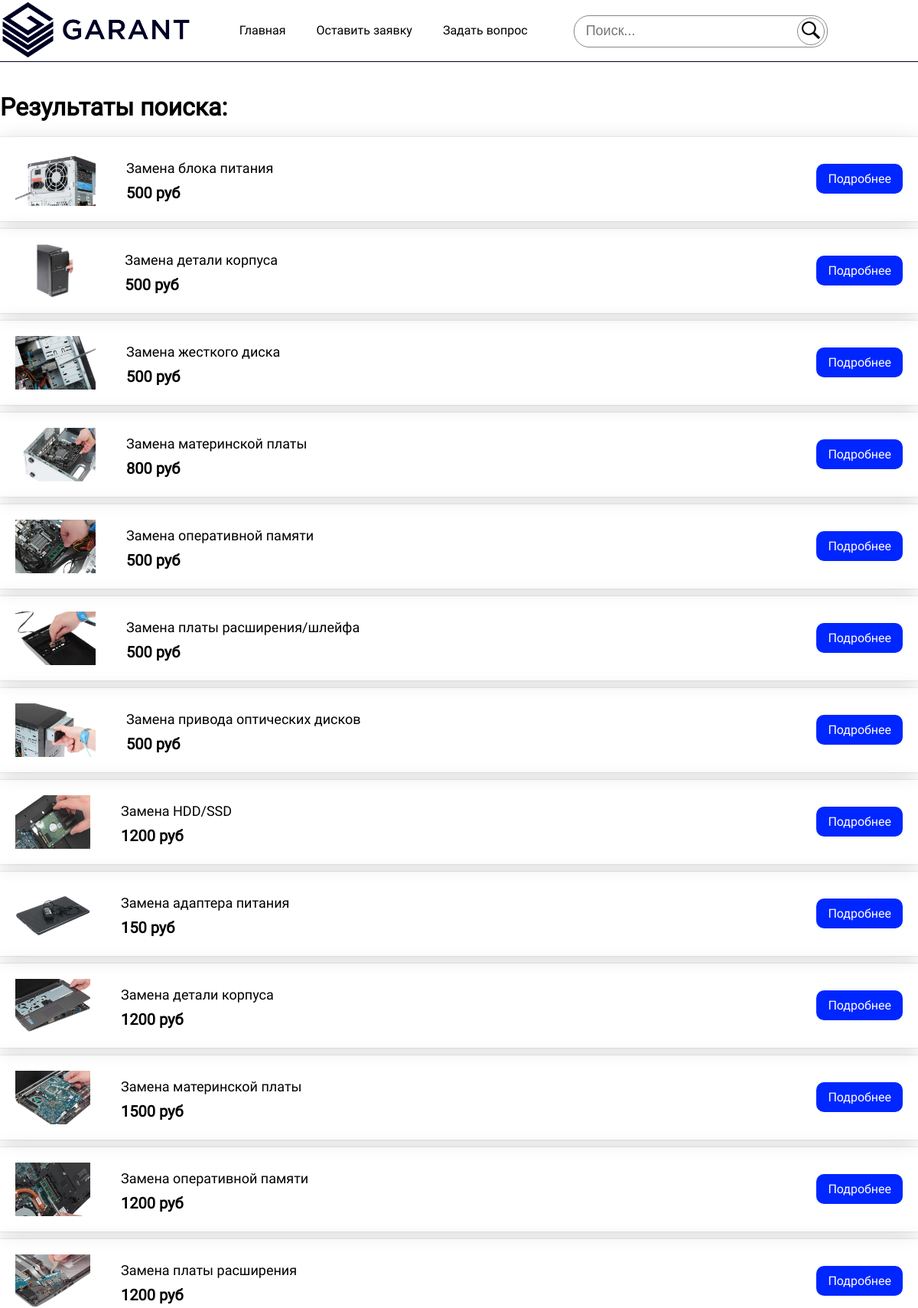
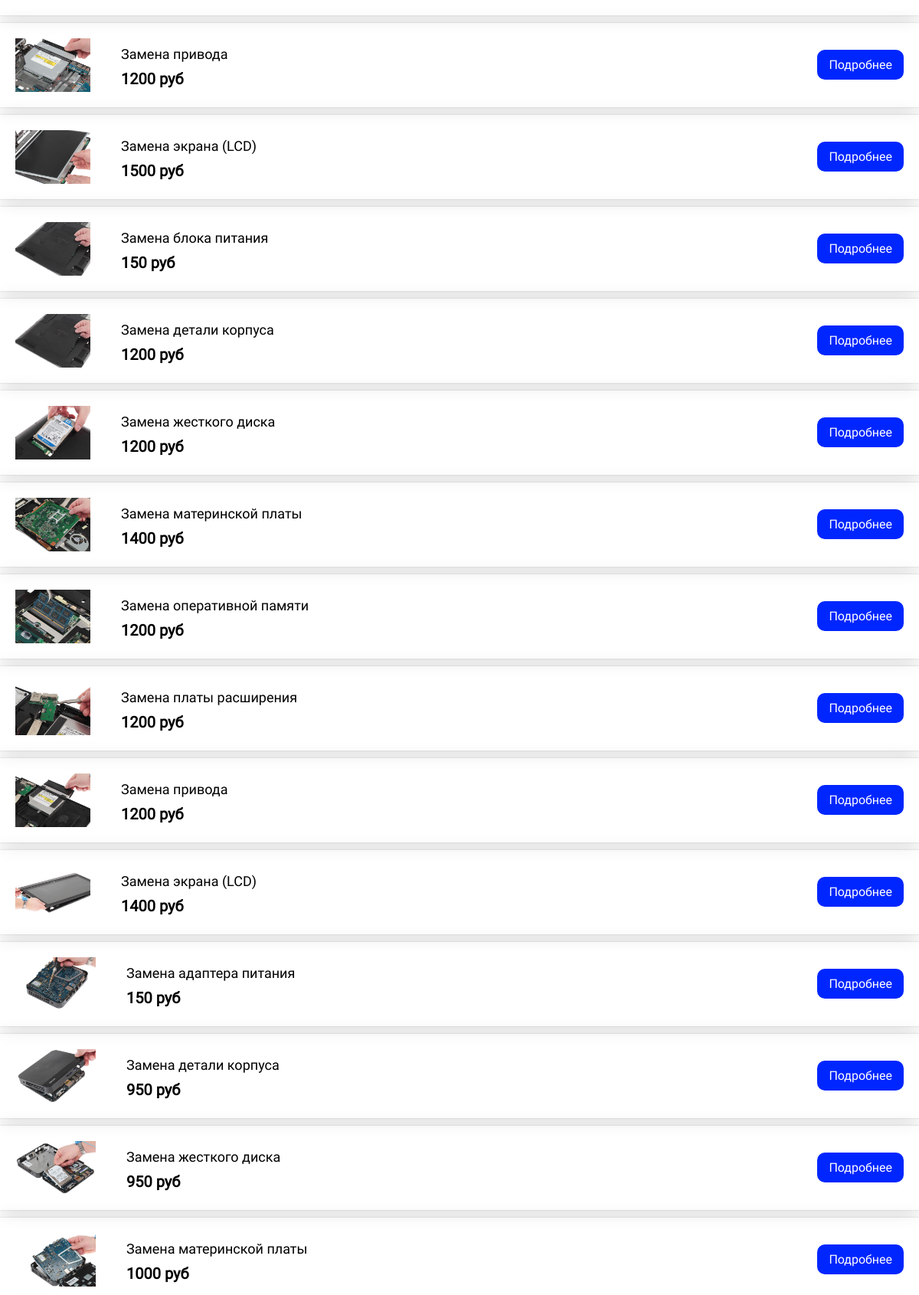
The page /garant/search.php (upper part) on the database its author committed (2 pictures, top to bottom).
### tables this page shows
CREATE TABLE `services` (
  `id` int NOT NULL,
  `category` varchar(255) NOT NULL,
  `type` varchar(255) NOT NULL,
  `title` varchar(255) NOT NULL,
  `image` varchar(255) NOT NULL,
  `price` int NOT NULL,
  `info` text NOT NULL
);

### garant/search.php (the view)
<?php
    require("includes/connect.php");
    $searchText = htmlspecialchars($_GET["searchText"]);
    include("includes/header.php");
    echo '
        <div class="content">
            <div class="center">
                <h1 class="content__title">Результаты поиска: '.$searchText.'</h1>
                <div class="services__block">
    ';
    $result = mysqli_query($link, "SELECT * FROM services WHERE title LIKE '%$searchText%'");
    if (mysqli_num_rows($result) > 0) {
        $row = mysqli_fetch_array($result);
        do {
            echo '
                    <div class="services">
                        <div class="services__box">
                            <div class="services__description">
                                <div class="services__image">
                                    <img src="images/services/'.$row["image"].'">
                                </div>
                                <div class="services__info">
                                    <div class="services__title">'.$row["title"].'</div>
                                    <div class="services__price">'.$row["price"].' руб</div>
                                </div>
                            </div>
                            <div class="more__block">
                                <a href="service-card.php?title='.$row["title"].'" class="more__button">Подробнее</a>
                            </div>
                        </div>
                    </div>
                ';
        } while ($row = mysqli_fetch_array($result));
    } else {
        echo '<h1 class="notfound__text">Не найдено!</h1>';
    }
?>
                </div>
            </div>
        </div>
<?php
    include("includes/footer.php");
?>

### garant/styles/style.css (style rules this page uses)
* { padding: 0px; margin: 0px; }
body { font-family: Roboto; }
.center { width: 1200px; margin: 0 auto; }
.content { margin-bottom: 40px; }
.content__title { margin-bottom: 20px; }
.services { height: 70px; padding: 20px; box-shadow: 0 0 2px rgb(0 0 0 / 16%), 0 2px 24px rgb(0 0 0 / 12%); margin-bottom: 10px; }
.services__box { height: 100%; display: flex; justify-content: space-between; }
.services__description { display: flex; }
.services__image { height: 100%; margin-right: 40px; }
.services__image img { height: 100%; width: 100%; }
.services__title { font-size: 18px; margin: 10px 0px; }
.services__price { font-size: 20px; font-weight: 900; }
.more__block { line-height: 70px; }
.more__button { background-color: rgb(0, 38, 255); color: white; text-decoration: none; padding: 10px 15px; border-radius: 10px; }

### rows shown on the page
services: image (picture), title "Замена блока питания", price "500"
services: image (picture), title "Замена детали корпуса", price "500"
services: image (picture), title "Замена жесткого диска", price "500"
services: image (picture), title "Замена материнской платы", price "800"
services: image (picture), title "Замена оперативной памяти", price "500"
services: image (picture), title "Замена платы расширения/шлейфа", price "500"
services: image (picture), title "Замена привода оптических дисков", price "500"
services: image (picture), title "Замена HDD/SSD", price "1200"
services: image (picture), title "Замена адаптера питания", price "150"
services: image (picture), title "Замена детали корпуса", price "1200"
services: image (picture), title "Замена материнской платы", price "1500"
services: image (picture), title "Замена оперативной памяти", price "1200"
services: image (picture), title "Замена платы расширения", price "1200"
services: image (picture), title "Замена привода", price "1200"
services: image (picture), title "Замена экрана (LCD)", price "1500"
services: image (picture), title "Замена блока питания", price "150"
services: image (picture), title "Замена детали корпуса", price "1200"
services: image (picture), title "Замена жесткого диска", price "1200"
services: image (picture), title "Замена материнской платы", price "1400"
services: image (picture), title "Замена оперативной памяти", price "1200"
services: image (picture), title "Замена платы расширения", price "1200"
services: image (picture), title "Замена привода", price "1200"
services: image (picture), title "Замена экрана (LCD)", price "1400"
services: image (picture), title "Замена адаптера питания", price "150"
services: image (picture), title "Замена детали корпуса", price "950"
services: image (picture), title "Замена жесткого диска", price "950"
services: image (picture), title "Замена материнской платы", price "1000"
